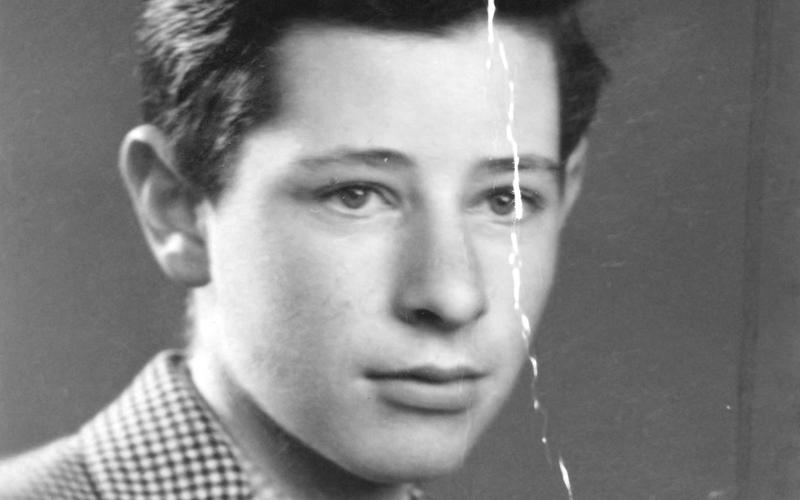
#> input picture Backend/images/image02.jpeg, 800 x 500 px
$ python -i enhancement.py   (imports and definitions only)
#> lines starting #> are read from the running program, lines starting #| are printed output that depends on the picture; after the words box and inside, x2 and y2 are one past the last pixel; in counts of white or black regions, pixels touching at a corner belong together
#> further down, picture is the input picture: shape (500, 800, 3); min 20, max 255, mean 131.1

import cv2


def enhance_contrast(image, clip_limit=2.0, tile_grid_size=(8, 8)):
#> called with clip_limit = 2, tile_grid_size = (8, 8)
    if image is None:
        raise ValueError("Input image was not received.")

    # Grayscale images need a different path.
    if image.ndim == 2:
        clahe = cv2.createCLAHE(
            clipLimit=clip_limit,
            tileGridSize=tile_grid_size
        )
        return clahe.apply(image)

    if image.ndim != 3 or image.shape[2] != 3:
        raise ValueError("Expected a grayscale or BGR image.")

    # Convert BGR to LAB so we can adjust luminance.
    lab = cv2.cvtColor(image, cv2.COLOR_BGR2LAB)
#> lab: shape (500, 800, 3); mean of channels 0, 1, 2 137.9, 128, 128
    lightness, a, b = cv2.split(lab)
#> a: shape (500, 800); every value is 128

    clahe = cv2.createCLAHE(
        clipLimit=clip_limit,
        tileGridSize=tile_grid_size
    )

    improved_lightness = clahe.apply(lightness)
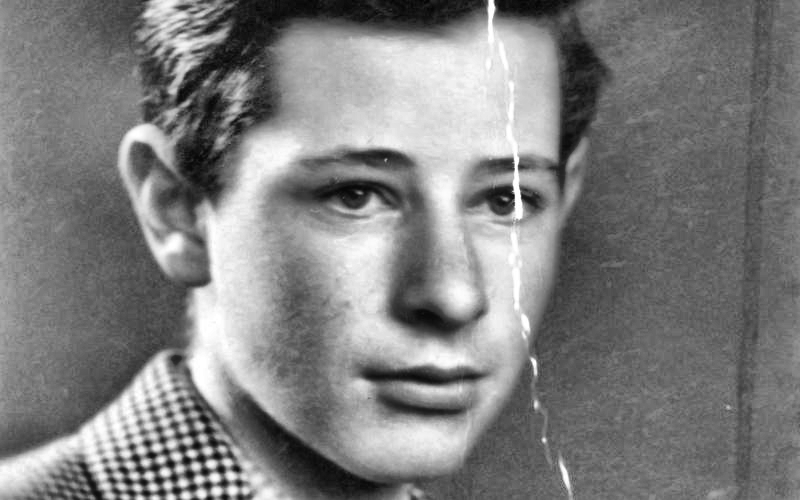
#> improved_lightness: shape (500, 800); min 5, max 255, mean 127.1

    enhanced_lab = cv2.merge((improved_lightness, a, b))
#> enhanced_lab: shape (500, 800, 3); mean of channels 0, 1, 2 127.1, 128, 128

    return cv2.cvtColor(enhanced_lab, cv2.COLOR_LAB2BGR)

>>> import cv2
>>> picture = cv2.imread('images/image02.jpeg')
>>> result = enhance_contrast(picture)

$ run again, on Backend/images/enhanced_contrast.png
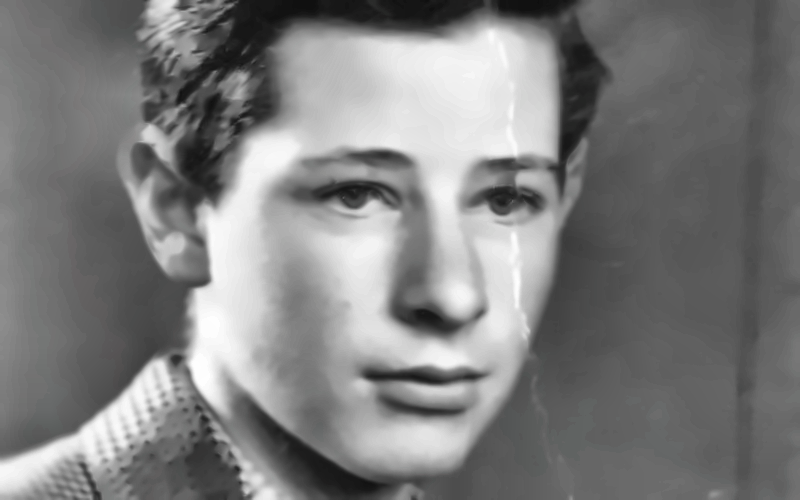
#> input picture Backend/images/enhanced_contrast.png, 800 x 500 px
#> picture is the input picture: shape (500, 800, 3); mean B, G, R 126, 126.1, 126
#> lab: shape (500, 800, 3); mean of channels 0, 1, 2 132.6, 128, 128
#> in enhance_contrast, `lightness, a, b = cv2.split(lab)`:
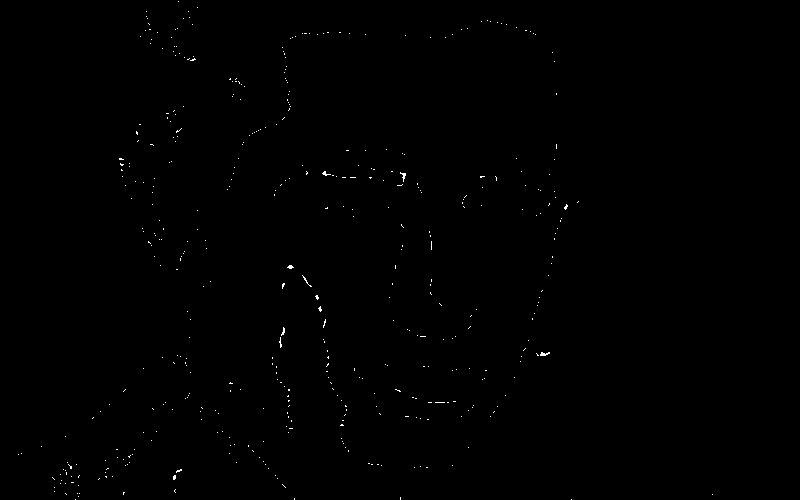
#> b: shape (500, 800); values 128 (black) and 129 (white), 0.24% white in thin lines or dots, all inside (x1, y1, x2, y2) = (18, 1, 713, 500)
#> in enhance_contrast, `improved_lightness = clahe.apply(lightness)`:
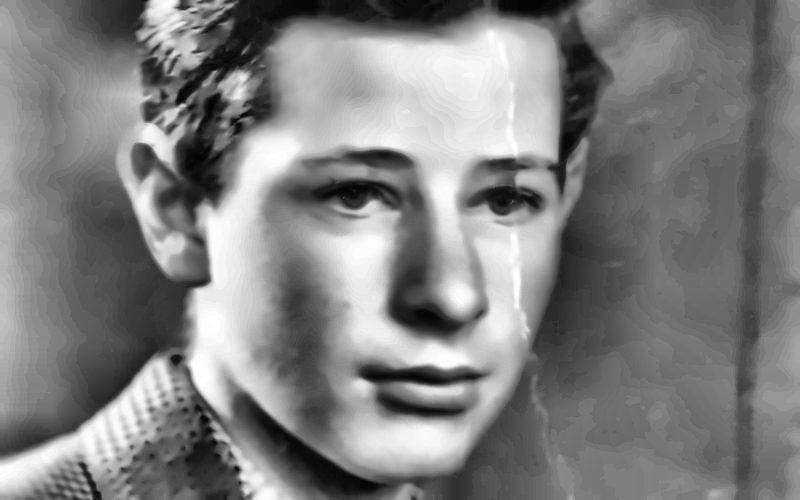
#> improved_lightness: shape (500, 800); min 2, max 255, mean 127.9
#> enhanced_lab: shape (500, 800, 3); mean of channels 0, 1, 2 127.9, 128, 128

$ run again, on Backend/images/image.png
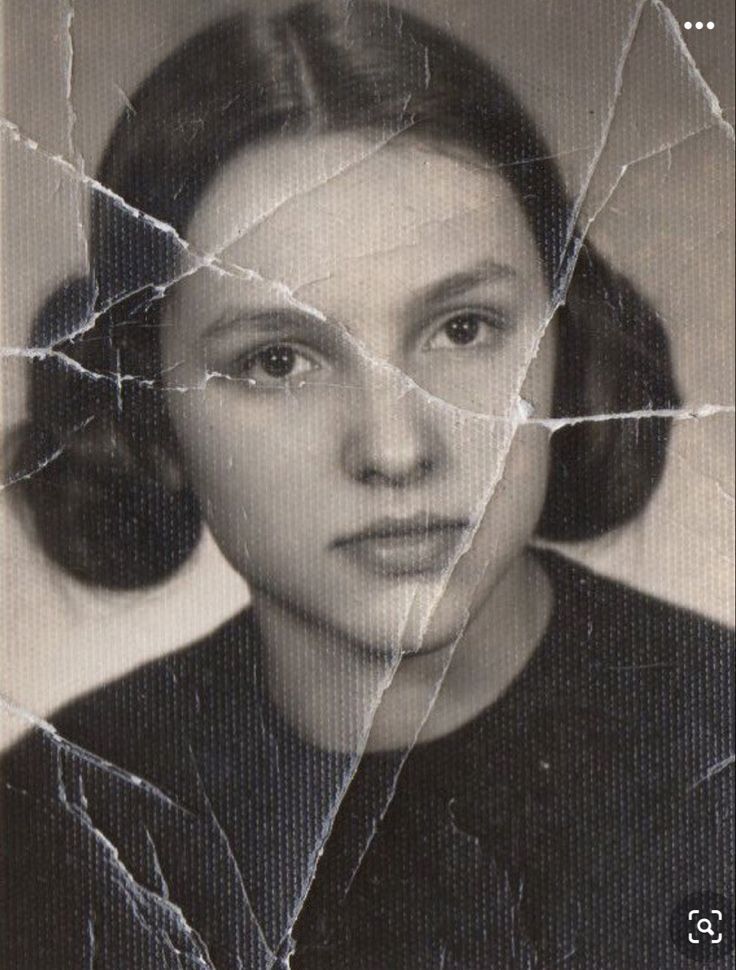
#> input picture Backend/images/image.png, 736 x 970 px
#> picture is the input picture: shape (970, 736, 3); mean B, G, R 89.5, 94.4, 101.4
#> lab: shape (970, 736, 3); mean of channels 0, 1, 2 100.9, 129.9, 131.6
#> in enhance_contrast, `lightness, a, b = cv2.split(lab)`:
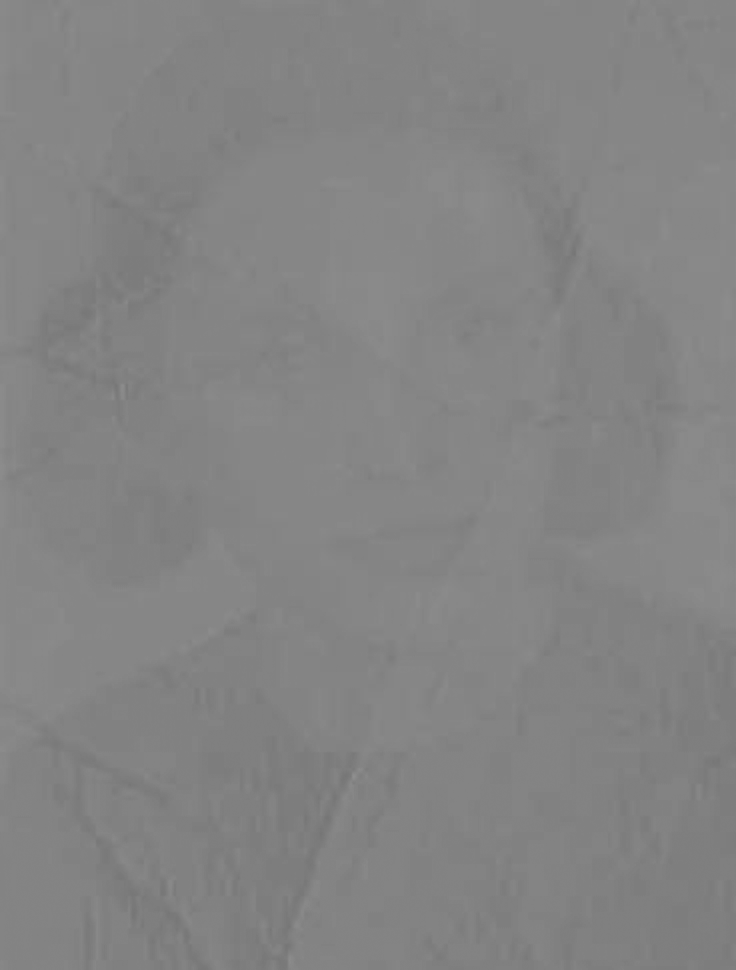
#> b: shape (970, 736); min 117, max 143, mean 131.6
#> enhanced_lab: shape (970, 736, 3); mean of channels 0, 1, 2 110.6, 129.9, 131.6
#> in enhance_contrast, `return cv2.cvtColor(enhanced_lab, cv2.COLOR_LAB2BGR)`:
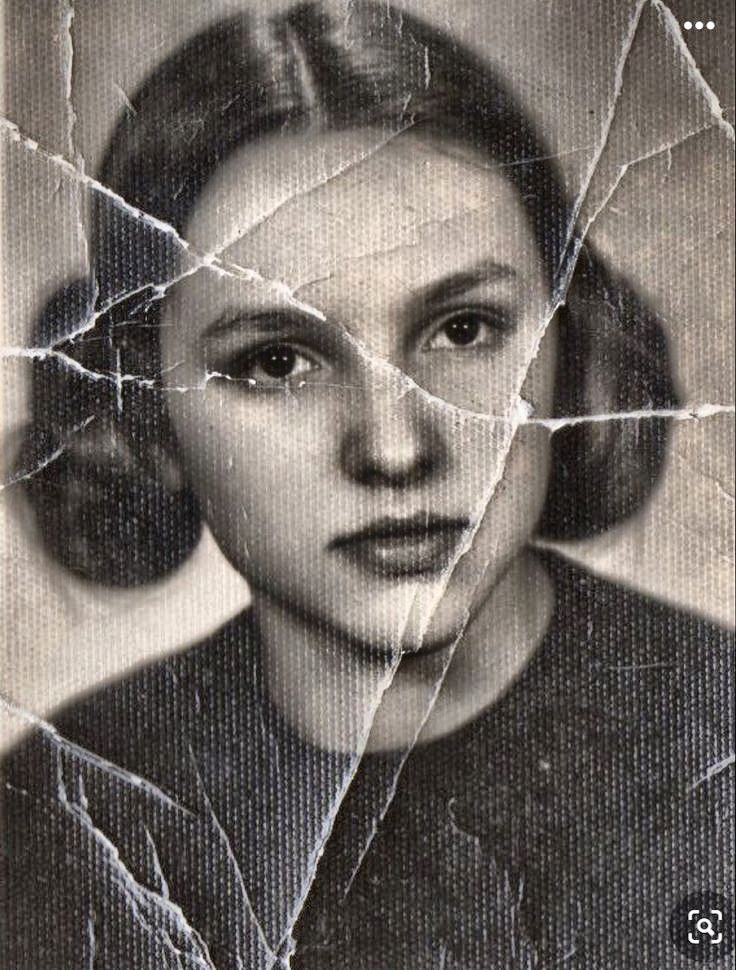
#> returned value: shape (970, 736, 3); mean B, G, R 99.2, 104.1, 111.1
